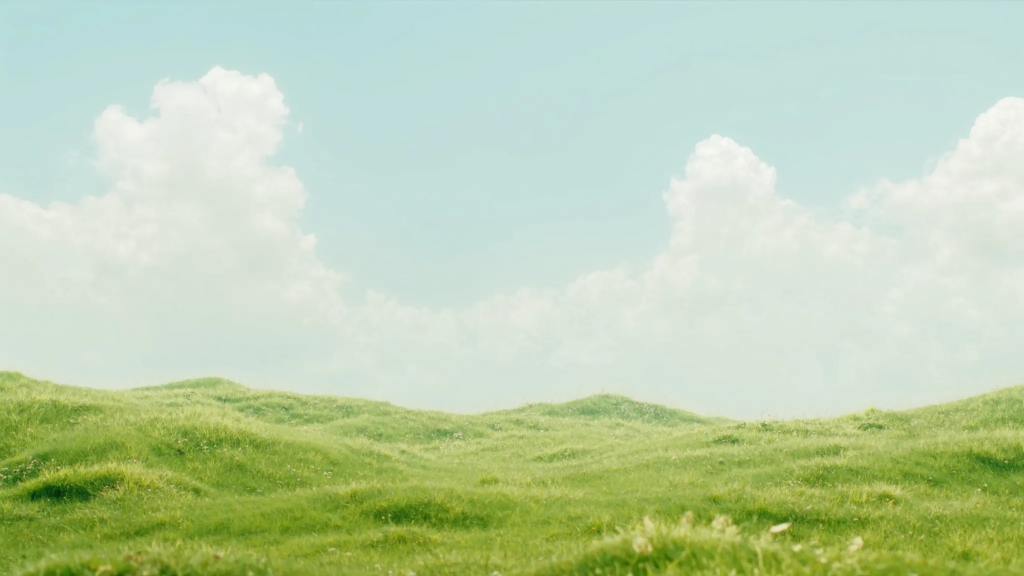
#> input picture assets/meadow.webp, 2048 x 1152 px (shown at 1/2 size); its folder holds only this picture in this run
$ python -i idphoto.py   (imports and definitions only)
#> lines starting #> are read from the running program, lines starting #| are printed output that depends on the picture; after the words box and inside, x2 and y2 are one past the last pixel; in counts of white or black regions, pixels touching at a corner belong together
### sandbox/kit/brokit/img/raster.py
"""Raster helpers shared by the img commands (numpy and Pillow only)."""

from brokit.util import KitError

MAX_PIXELS = 120_000_000


# [24 lines left out: function load_photo, not called in this run]


HEIC_BRANDS = (b"heic", b"heix", b"mif1", b"msf1", b"heim", b"heis", b"hevc", b"hevx")


# [41 lines left out: functions refuse_heic, upright_rgb, otsu, not called in this run]


def border_connected(mask, step=4):
    """Ink connected to the image border, flooded on a 1/step copy."""
    import numpy as np

    h, w = mask.shape
    hh, ww = h - h % step, w - w % step
    small = mask[:hh, :ww].reshape(hh // step, step, ww // step, step).any(axis=(1, 3))
    seed = np.zeros_like(small)
    seed[0, :], seed[-1, :] = small[0, :], small[-1, :]
    seed[:, 0], seed[:, -1] = small[:, 0], small[:, -1]
    while True:
        grown = seed.copy()
        grown[1:, :] |= seed[:-1, :]
        grown[:-1, :] |= seed[1:, :]
        grown[:, 1:] |= seed[:, :-1]
        grown[:, :-1] |= seed[:, 1:]
        grown &= small
        if np.array_equal(grown, seed):
            break
        seed = grown
    full = np.zeros_like(mask)
    full[:hh, :ww] = np.repeat(np.repeat(seed, step, axis=0), step, axis=1)
    return full & mask


# [56 lines left out: function label_components, not called in this run]


def to_lab(rgb):
    """CIE Lab (D65) of an (..., 3) array of sRGB values 0-255."""
    import numpy as np

    c = np.asarray(rgb, dtype=np.float32) / 255
    c = np.where(c > 0.04045, ((c + 0.055) / 1.055) ** 2.4, c / 12.92)
    matrix = np.array(
        [[0.4124, 0.3576, 0.1805], [0.2126, 0.7152, 0.0722], [0.0193, 0.1192, 0.9505]], dtype=np.float32
    )
    xyz = c @ matrix.T / np.array([0.95047, 1.0, 1.08883], dtype=np.float32)
    f = np.where(xyz > 0.008856, np.cbrt(xyz), 7.787 * xyz + 16 / 116)
    return np.stack([116 * f[..., 1] - 16, 500 * (f[..., 0] - f[..., 1]), 200 * (f[..., 1] - f[..., 2])], -1)

### sandbox/kit/brokit/img/idphoto.py
"""brokit img idphoto: a selfie -> a 35x45 mm document photo and a print sheet.

Geometry of a Russian passport photo (and Schengen visas): 35x45 mm, the head
from crown to chin 34 mm (32-36), 4 mm above the crown, eyes level. Steps:

1. Background: a smooth model of the border colours (a plane in Lab per
   channel, refitted without outliers such as shoulders at the bottom edge);
   pixels within BACKGROUND_DELTA_E of it and connected to the border are the
   background, the rest is the person.
2. Eyes: `--eyes x1,y1,x2,y2` (read with look --grid), else the two dark round
   blobs inside the face (a warning: verify with look).
3. Roll: the photo turns about the eye midpoint until the eyes are level;
   `roll_deg` is the eye line measured again on the result (None, with a
   warning, when the eyes are not found there).
4. Crown = top of the silhouette above the eyes; chin = `--chin y` or
   eyes + CHIN_RATIO x (eyes - crown).
5. Crop and scale so that the head is HEAD_MM, then the background is
   feathered to white (check by eye: hair edges).
6. `--sheet 10x15` lays out as many copies as fit with 2 mm gaps and cut lines.
"""

import math
import os

from brokit.img.raster import border_connected, label_components, load_photo, to_lab
from brokit.util import KitError, need_file, out_path, parser

DETECT_SIDE = 640
MAX_SIDE = 4200
DPI = 300
MM = DPI / 25.4
HEAD_MM = 34.0
TOP_MM = 4.0
CHIN_RATIO = 1.07
BACKGROUND_DELTA_E = 16.0
FEATHER_PX = 2
SHEET_GAP_MM = 2.0
CUT_LINE = (200, 200, 200)


# [67 lines left out: functions main, parse_size, parse_eyes, save, not called in this run]


# ---------------------------------------------------------------- analysis


def background_mask(image):
    """Float background mask (1 = background) at the photo's size, or None."""
    import numpy as np
    from PIL import Image, ImageFilter

    scale = min(1.0, DETECT_SIDE / max(image.size))
    size = (max(1, round(image.width * scale)), max(1, round(image.height * scale)))
    small = image.resize(size, Image.BILINEAR).filter(ImageFilter.GaussianBlur(1.5))
    lab = to_lab(np.asarray(small))
    h, w = lab.shape[:2]
    band = max(3, round(0.02 * max(h, w)))
    edge = np.zeros((h, w), bool)
    edge[:band, :] = edge[-band:, :] = True
    edge[:, :band] = edge[:, -band:] = True
    ys, xs = np.nonzero(edge)
    values = lab[ys, xs]
    # Start from the median border colour (shoulders on the bottom edge are a
    # minority), then fit a plane to the border pixels near it: walls have a
    # light gradient.
    keep = np.linalg.norm(values - np.median(values, axis=0), axis=1) < BACKGROUND_DELTA_E
    design = np.stack([np.ones(len(xs)), xs / w, ys / h], 1)
    coefficients = None
    for _ in range(3):
        if keep.sum() < 20:
            return None
        coefficients, *_ = np.linalg.lstsq(design[keep], values[keep], rcond=None)
        residual = np.linalg.norm(values - design @ coefficients, axis=1)
        keep = residual < BACKGROUND_DELTA_E * 0.75
    grid_y, grid_x = np.mgrid[0:h, 0:w]
    model = (
        coefficients[0]
        + np.multiply.outer(grid_x / w, coefficients[1])
        + np.multiply.outer(grid_y / h, coefficients[2])
    )
    candidate = np.linalg.norm(lab - model, axis=2) < BACKGROUND_DELTA_E
    background = border_connected(candidate, step=1)
    share = background.mean()
    if not 0.15 < share < 0.95:
        return None
    mask = Image.fromarray((background * 255).astype(np.uint8)).resize(image.size, Image.BILINEAR)
    return np.asarray(mask, dtype=np.float32) / 255


def skin_mask(lab):
    return (lab[..., 0] > 35) & (lab[..., 1] > 4) & (lab[..., 2] > 6) & (lab[..., 1] < 40)


# [228 lines left out: functions find_eyes, crown_y, face_width_px, make_photo, make_sheet, not called in this run]

>>> from PIL import Image
>>> picture = Image.open('../../../../assets/meadow.webp')
#> picture is the input picture: PIL image 2048x1152 RGB; mean R, G, B 189.2, 208.4, 173.5
>>> result = background_mask(picture)
#> in to_lab, `xyz = c @ matrix.T / np.array([0.95047, 1.0, 1.08883], dtype=np.float32)`:
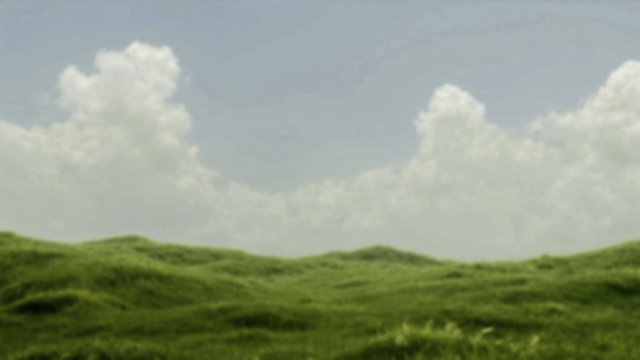
#> xyz: shape (360, 640, 3) float32; mean of channels 0, 1, 2 0.574, 0.617, 0.529; drawn as R, G, B
#> in to_lab, `f = np.where(xyz > 0.008856, np.cbrt(xyz), 7.787 * xyz + 16 / 116)`:
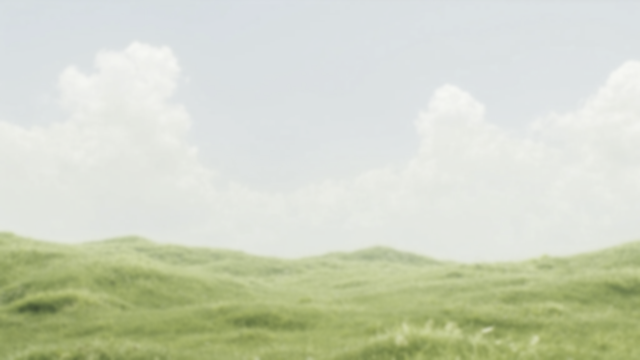
#> f: shape (360, 640, 3) float32; mean of channels 0, 1, 2 0.816, 0.84, 0.764; drawn as R, G, B
#> in to_lab, `return np.stack([116 * f[..., 1] - 16, 500 * (f[..., 0] - f[..., 1]), ..`:
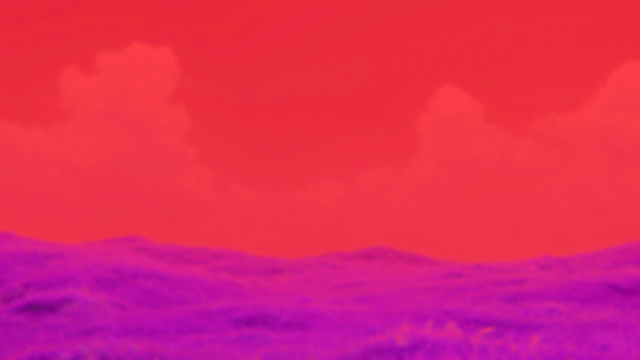
#> returned value: shape (360, 640, 3) float32; mean of channels 0, 1, 2 81.4, -11.8, 15.3; drawn with min black and max white
#> in background_mask, `model = ( coefficients[0] + np.multiply.outer(grid_x / w, coefficients..`:
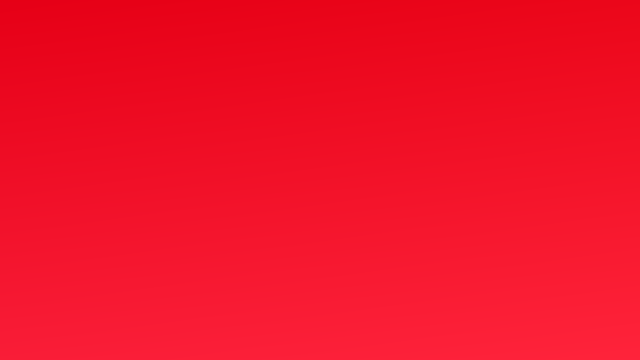
#> model: shape (360, 640, 3) float64; mean of channels 0, 1, 2 90, -5.2, 4.5; drawn with min black and max white
#> in background_mask, `candidate = np.linalg.norm(lab - model, axis=2) < BACKGROUND_DELTA_E`:
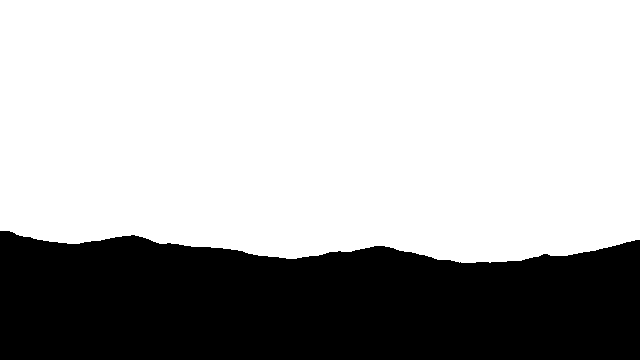
#> candidate: shape (360, 640) bool; 69.3% white; 1 black region, box (x1, y1, x2, y2) and area: (0, 231, 640, 360) 70626
#> in border_connected, `seed[0, :], seed[-1, :] = small[0, :], small[-1, :]`: seed: shape (360, 640) bool; 0.28% white in thin lines or dots, all inside (x1, y1, x2, y2) = (0, 0, 640, 1)
#> in border_connected, `seed[:, 0], seed[:, -1] = small[:, 0], small[:, -1]`:
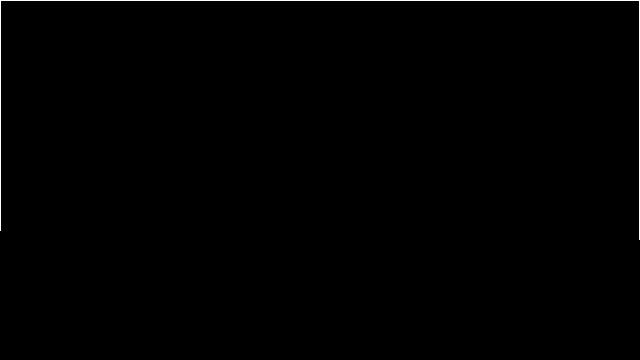
#> seed: shape (360, 640) bool; 0.48% white in thin lines or dots, all inside (x1, y1, x2, y2) = (0, 0, 640, 240)
#> the loop in border_connected, `while True:` made 259 passes
#> pass 3, in border_connected, `grown &= small`:
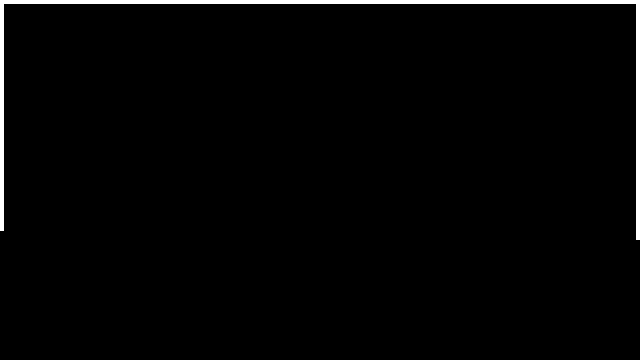
#> grown: shape (360, 640) bool; 1.9% white; 1 white region, box (x1, y1, x2, y2) and area: (0, 0, 640, 240) 4412
#> in background_mask, `share = background.mean()`: share = 0.693
